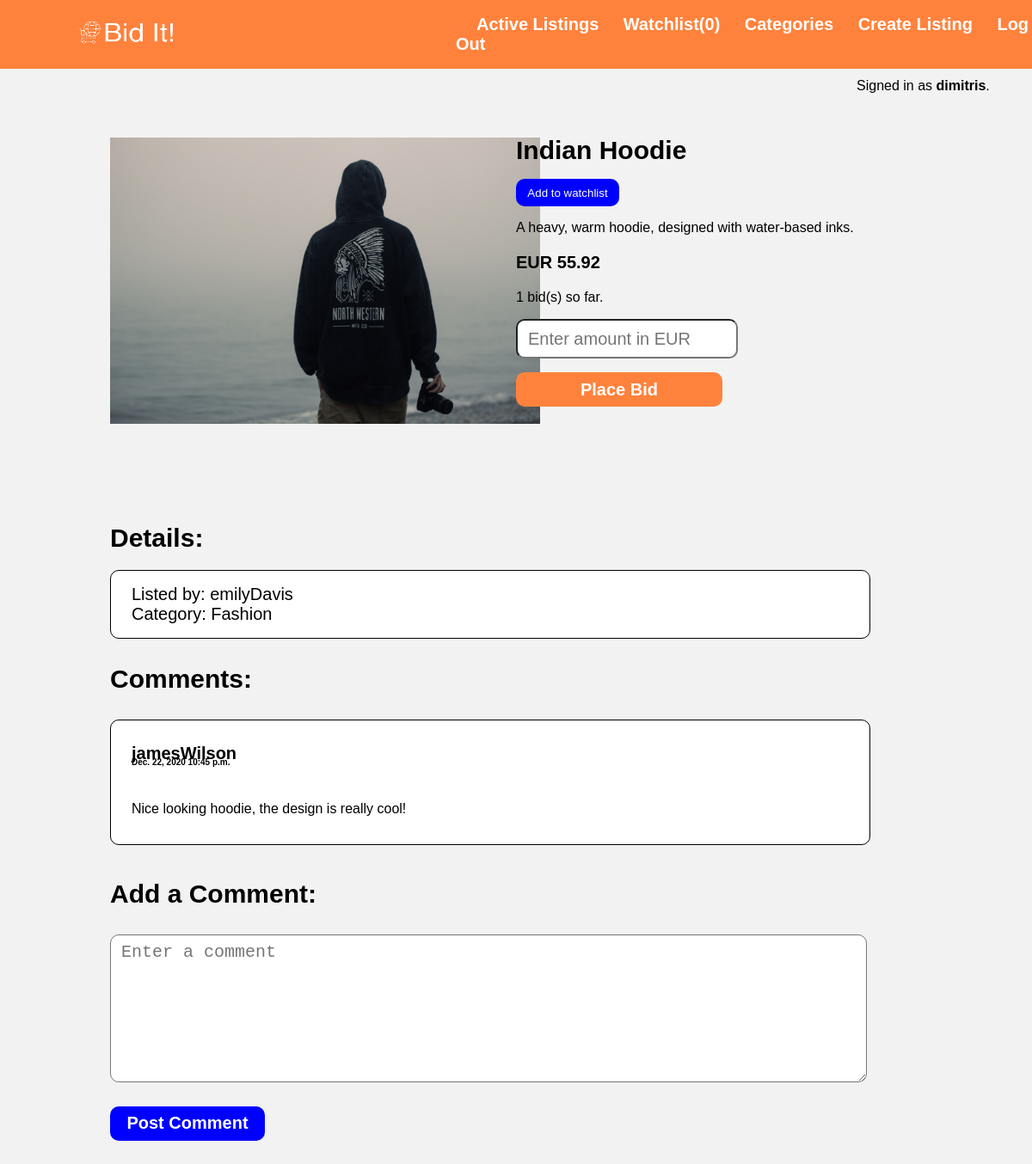
/listings/34 (signed in), run on the app's committed database.
### auctions/models.py (models this page shows, shortened)
class User(AbstractUser):
    id = models.BigAutoField(primary_key=True)

class Listing(models.Model):
    id = models.AutoField(primary_key=True)
    title = models.CharField(max_length=64, null=False)
    description = models.CharField(max_length=200)
    price = models.DecimalField(max_digits=20, decimal_places=2, null=False)
    photo = models.ImageField(upload_to="uploads/", default="uploads/default.png", blank=True)
    category = models.CharField(max_length=64, null=False, default=None)
    interested_users = models.ManyToManyField(User, blank=True, related_name="watchlist")
    owner = models.ForeignKey(User, on_delete=models.CASCADE, related_name="listings_created", default=None)
    bid = models.PositiveSmallIntegerField(default=0)
    bid_winner = models.ForeignKey(User, on_delete=models.CASCADE, related_name="bids_winning", blank=True, null=True)
    is_closed = models.BooleanField(default=False)
    comments = models.ManyToManyField(Comment, blank=True, related_name="listings_commented")

class Comment(models.Model):
    id = models.BigAutoField(primary_key=True)
    user = models.ForeignKey(User, on_delete=models.CASCADE, related_name="comments", default=None)
    date = models.DateTimeField(default=datetime.now())
    message = models.CharField(max_length=200, null=False, default=None)

### auctions/views.py (the view, shortened to what this page needs)
# urls.py: path("listings/<int:id>", views.listingPage, name="listingpage")
@login_required()
def listingPage(request, id):
    listing = Listing.objects.get(id=id)
    watchlist = request.user.watchlist.all()
    user = request.user
    if listing in watchlist:
        add = False
    else:
        add = True
    showClose = False
    if listing.owner == user:
        showClose = True
    notification = ""
    listing.save()
    return render(request, "auctions/listing.html",{
        "listing":listing, "add":add, "notification":notification, "showClose":showClose
    })

### auctions/templates/auctions/listing.html (shortened to what this page needs)
{% extends "auctions/layout.html" %}
{% load static %}
{% block style %}
    <link rel="stylesheet" href="{% static 'auctions/listing.css' %}">
{% endblock %}
{% block body %}
<div id="listing-container">
    <img src="{{listing.photo.url}}" class="main_img">
    <div id="info-container">
    <h3 style="font-size:30px;margin-bottom:2vh;">{{listing.title}}</h3>
    {% if user.is_authenticated %}
        <form action="{% url 'listingpage' listing.id %}" method="POST">
            {% if add %}
            <input type="submit" value="Add to watchlist" id="watchlist" style="width:10vw;height:4vh;background-color: blue;border-radius: 10px;">
            {% else %}
            <input type="submit" name="remove" value="Remove from watchlist" id="watchlist">
            <input type="hidden" name="remove" value="">
            {% endif %}
        </form>
    {% endif %}
    <p>{{listing.description}}</p>
    <h3 style="font-size:20px;">EUR {{listing.price}}</h3>
    <p>{{listing.bid}} bid(s) so far.</p>
    <div id="bid-form-container">
    {% if user.is_authenticated and not listing.is_closed %}
        <form action="" method="POST">
            <div class="form-group">
                <input autofocus class="bid-box" type="number" name="bid_number" placeholder="Enter amount in EUR" step=".01" required>
            </div>
            <input type="submit" name="bid" value="Place Bid" class="bid-btn">
        </form>
    {% endif %}
    </div>
   </div>
   <h3 style="font-size:30px; margin-top:14vh;margin-bottom:20px;">Details:</h3>
   <div id="details-container">
    <div style="font-size:20px">Listed by: {{listing.owner.username}}</div>
    <div style="font-size:20px;">Category: {{listing.category.capitalize}}</div>
    </div>
    <h3 style="font-size:30px">Comments:</h3>
    {% for comment in listing.comments.all %}
    <div class="comment">
        <h4 style="font-size:20px;margin-bottom:-2vh;">{{comment.user.username}}</h4>
        <h6 style="font-size:10px;margin-bottom:5vh;">{{comment.date.date}} {{comment.date.time}}</h6>
        <p>{{comment.message}}</p>
    </div>
    {% endfor %}
    <div class="add_comment">
        <form action="{% url 'listingpage' listing.id %}" method="POST">
            <h3 style="font-size:30px; margin-top:5vh">Add a Comment:</h3>
            <div class="form-group">
                <textarea class="form-control" name="message" placeholder="Enter a comment" style="width:72vw;padding-left:1vw;padding-top:1vh;;height:20vh"></textarea>
            </div>
            <input type="submit" name="add_comment" value="Post Comment" class="bid-btn" style="background-color: blue;width:15vw;margin-bottom:15vw;">
        </form>
    </div>
</div>
{% endblock %}

### auctions/templates/auctions/layout.html (shortened to what this page needs)
{% load static %}
<!DOCTYPE html>
<html lang="en">
    <head>
        <link href="{% static 'auctions/styles.css' %}" type="text/css" rel="stylesheet">
        {% block style %}{% endblock %}
    </head>
    <body>
        <div id="header-container">
            <a href="{% url 'index' %}"><img src="/media/uploads/logo.png" id="logo-img"/></a>
            <div id="header-options">
                <a href="{% url 'index' %}" class="menu-options">Active Listings</a>
                <a href="{% url 'watchlist' %}" class="menu-options">Watchlist({{user.watchlist.count}})</a>
                <a href="{% url 'categories' %}" class="menu-options">Categories</a>
                <a href="{% url 'createlisting' %}" class="menu-options">Create Listing</a>
                {% if user.is_authenticated %}
                    <a href="{% url 'logout' %}" class="menu-options">Log Out</a>
                {% else %}
                    <a href="{% url 'login' %}" class="menu-options">Log In</a>
                    <a href="{% url 'register' %}" class="menu-options">Register</a>
                {% endif %}
            </div>
        </div>
        <div id="signed">
            {% if user.is_authenticated %}
                Signed in as&nbsp;<strong>{{ user.username }}</strong>.
            {% else %}
                Not signed in.
            {% endif %}
        </div>
        {% block body %}
        {% endblock %}
    </body>
</html>

### auctions/static/auctions/styles.css (style rules this page uses)
body { padding: 0; font-family: 'Helvetica'; background-color: #f2f2f2; }
#header-container { display: flex; align-items: center; position: absolute; padding: 0; top: 0; left: 0; height: 10vh; width: 100%; background-color: #ff823c; color: white; }
#logo-img { width:170px; height:100px; margin-left:5vw; margin-right:25vw; }
.menu-options { color: white; text-decoration: none; font-size: 20px; font-weight: bold; margin-left:2vw; }
#signed { position: absolute; left:0; top:10vh; right:0; height:5vh; background-color: #f2f2f2; padding-left:83vw; display: flex; align-items: center; }
a { text-decoration: none; }
.form-control { width: 56vw; height:7vh; font-size:20px; border-radius:10px; margin-bottom:3vh; padding-left:1vw; }

### auctions/static/auctions/listing.css (style rules this page uses)
#listing-container { margin-top: 20vh; margin-left: 10vw; }
#info-container { position: absolute; left: 50vw; top: 16vh; }
#watchlist { background-color: darkgray; color: white; border:0px; width:10vw; height:4vh; border-radius:10px; }
.main_img { max-width:500px; max-height:350px; }
.bid-box { height:5vh; width: 20vw; border-radius: 10px; padding-left:1vw; font-size:20px; margin-bottom: 2vh; }
.bid-btn { background-color: #ff823c; border:0px; color:white; font-weight:bold; font-size:20px; border-radius: 10px; width:20vw; height: 5vh; }
.comment { border:1px solid black; background-color:white; border-radius:10px; padding-left:2vw; margin-top:20px; padding-bottom:2vh; margin-right:15vw; }
.add_comment { margin-top:20px; }
#details-container { border: 1px solid black; border-radius:10px; background-color: white; padding-left:3vh; padding-bottom:2vh; padding-top:2vh; margin-right:15vw; }
#bid-form-container { width:20vw; height: 5vh; }

### data on the page
User: watchlist.count "0", username "dimitris"
Listing: photo (picture), title "Indian Hoodie", description "A heavy, warm hoodie, designed with water-based inks.", price "55.92", bid "1", owner.username "emilyDavis", category "Fashion"
Comment: user.username "jamesWilson", date "Dec. 22, 2020", date.time "10:45 p.m.", message "Nice looking hoodie, the design is really cool!"
